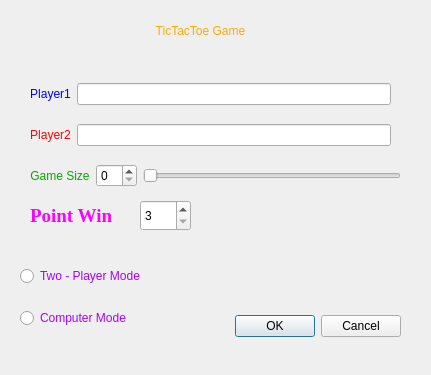
<?xml version="1.0" encoding="UTF-8"?>
<ui version="4.0">
 <class>GameConfiguration</class>
 <widget class="QDialog" name="GameConfiguration">
  <property name="geometry">
   <rect>
    <x>0</x>
    <y>0</y>
    <width>431</width>
    <height>375</height>
   </rect>
  </property>
  <property name="windowTitle">
   <string>Dialog</string>
  </property>
  <widget class="QDialogButtonBox" name="buttonBox">
   <property name="geometry">
    <rect>
     <x>60</x>
     <y>310</y>
     <width>341</width>
     <height>32</height>
    </rect>
   </property>
   <property name="orientation">
    <enum>Qt::Horizontal</enum>
   </property>
   <property name="standardButtons">
    <set>QDialogButtonBox::Cancel|QDialogButtonBox::Ok</set>
   </property>
  </widget>
  <widget class="QLabel" name="label">
   <property name="geometry">
    <rect>
     <x>100</x>
     <y>10</y>
     <width>201</width>
     <height>41</height>
    </rect>
   </property>
   <property name="styleSheet">
    <string notr="true">font: 700 14pt &quot;Times New Roman&quot;;
color: rgb(255, 170, 0);</string>
   </property>
   <property name="text">
    <string>TicTacToe Game</string>
   </property>
   <property name="alignment">
    <set>Qt::AlignCenter</set>
   </property>
  </widget>
  <widget class="QWidget" name="layoutWidget">
   <property name="geometry">
    <rect>
     <x>30</x>
     <y>70</y>
     <width>361</width>
     <height>91</height>
    </rect>
   </property>
   <layout class="QVBoxLayout" name="verticalLayout">
    <item>
     <layout class="QHBoxLayout" name="horizontalLayout_2">
      <item>
       <widget class="QLabel" name="label_2">
        <property name="styleSheet">
         <string notr="true">color: rgb(0, 0, 255);
font: 700 12pt &quot;Times New Roman&quot;;
</string>
        </property>
        <property name="text">
         <string>Player1</string>
        </property>
        <property name="alignment">
         <set>Qt::AlignCenter</set>
        </property>
       </widget>
      </item>
      <item>
       <widget class="QLineEdit" name="lineEdit_Player1"/>
      </item>
     </layout>
    </item>
    <item>
     <layout class="QHBoxLayout" name="horizontalLayout">
      <item>
       <widget class="QLabel" name="label_3">
        <property name="styleSheet">
         <string notr="true">font: 700 12pt &quot;Times New Roman&quot;;
color: rgb(255, 0, 0);
</string>
        </property>
        <property name="text">
         <string>Player2</string>
        </property>
        <property name="alignment">
         <set>Qt::AlignCenter</set>
        </property>
       </widget>
      </item>
      <item>
       <widget class="QLineEdit" name="lineEdit_Player2"/>
      </item>
     </layout>
    </item>
   </layout>
  </widget>
  <widget class="QWidget" name="layoutWidget">
   <property name="geometry">
    <rect>
     <x>30</x>
     <y>160</y>
     <width>371</width>
     <height>31</height>
    </rect>
   </property>
   <layout class="QHBoxLayout" name="horizontalLayout_3">
    <item>
     <widget class="QLabel" name="label_4">
      <property name="styleSheet">
       <string notr="true">font: 900 14pt &quot;Times New Roman&quot;;
color: rgb(0, 170, 0);</string>
      </property>
      <property name="text">
       <string>Game Size</string>
      </property>
      <property name="alignment">
       <set>Qt::AlignCenter</set>
      </property>
     </widget>
    </item>
    <item>
     <widget class="QSpinBox" name="spinBox"/>
    </item>
    <item>
     <widget class="QSlider" name="horizontalSlider">
      <property name="orientation">
       <enum>Qt::Horizontal</enum>
      </property>
     </widget>
    </item>
   </layout>
  </widget>
  <widget class="QWidget" name="layoutWidget">
   <property name="geometry">
    <rect>
     <x>20</x>
     <y>250</y>
     <width>201</width>
     <height>94</height>
    </rect>
   </property>
   <layout class="QVBoxLayout" name="verticalLayout_2">
    <item>
     <widget class="QRadioButton" name="radioButton_PlayerMode">
      <property name="styleSheet">
       <string notr="true">color: rgb(170, 0, 255);
font: 100 12pt &quot;Arial&quot;;</string>
      </property>
      <property name="text">
       <string>Two - Player Mode</string>
      </property>
     </widget>
    </item>
    <item>
     <widget class="QRadioButton" name="radioButton_AI_Mode">
      <property name="styleSheet">
       <string notr="true">color: rgb(170, 0, 255);
font: 100 12pt &quot;Arial&quot;;
</string>
      </property>
      <property name="text">
       <string>Computer Mode</string>
      </property>
     </widget>
    </item>
   </layout>
  </widget>
  <widget class="QLabel" name="label_5">
   <property name="geometry">
    <rect>
     <x>30</x>
     <y>200</y>
     <width>131</width>
     <height>31</height>
    </rect>
   </property>
   <property name="font">
    <font>
     <family>Times New Roman</family>
     <pointsize>14</pointsize>
     <bold>true</bold>
    </font>
   </property>
   <property name="styleSheet">
    <string notr="true">color: rgb(255, 0, 255);</string>
   </property>
   <property name="text">
    <string>Point Win</string>
   </property>
  </widget>
  <widget class="QSpinBox" name="spinBox_PointWin">
   <property name="geometry">
    <rect>
     <x>140</x>
     <y>200</y>
     <width>51</width>
     <height>31</height>
    </rect>
   </property>
   <property name="minimum">
    <number>3</number>
   </property>
   <property name="maximum">
    <number>10</number>
   </property>
  </widget>
 </widget>
 <resources/>
 <connections>
  <connection>
   <sender>buttonBox</sender>
   <signal>accepted()</signal>
   <receiver>GameConfiguration</receiver>
   <slot>accept()</slot>
   <hints>
    <hint type="sourcelabel">
     <x>278</x>
     <y>324</y>
    </hint>
    <hint type="destinationlabel">
     <x>157</x>
     <y>274</y>
    </hint>
   </hints>
  </connection>
  <connection>
   <sender>buttonBox</sender>
   <signal>rejected()</signal>
   <receiver>GameConfiguration</receiver>
   <slot>reject()</slot>
   <hints>
    <hint type="sourcelabel">
     <x>346</x>
     <y>330</y>
    </hint>
    <hint type="destinationlabel">
     <x>286</x>
     <y>274</y>
    </hint>
   </hints>
  </connection>
  <connection>
   <sender>lineEdit_Player1</sender>
   <signal>textChanged(QString)</signal>
   <receiver>GameConfiguration</receiver>
   <slot>updateOkButton()</slot>
   <hints>
    <hint type="sourcelabel">
     <x>176</x>
     <y>96</y>
    </hint>
    <hint type="destinationlabel">
     <x>100</x>
     <y>109</y>
    </hint>
   </hints>
  </connection>
  <connection>
   <sender>lineEdit_Player2</sender>
   <signal>textChanged(QString)</signal>
   <receiver>GameConfiguration</receiver>
   <slot>updateOkButton()</slot>
   <hints>
    <hint type="sourcelabel">
     <x>177</x>
     <y>143</y>
    </hint>
    <hint type="destinationlabel">
     <x>115</x>
     <y>159</y>
    </hint>
   </hints>
  </connection>
  <connection>
   <sender>spinBox</sender>
   <signal>valueChanged(int)</signal>
   <receiver>horizontalSlider</receiver>
   <slot>setValue(int)</slot>
   <hints>
    <hint type="sourcelabel">
     <x>164</x>
     <y>194</y>
    </hint>
    <hint type="destinationlabel">
     <x>320</x>
     <y>198</y>
    </hint>
   </hints>
  </connection>
  <connection>
   <sender>horizontalSlider</sender>
   <signal>valueChanged(int)</signal>
   <receiver>spinBox</receiver>
   <slot>setValue(int)</slot>
   <hints>
    <hint type="sourcelabel">
     <x>330</x>
     <y>200</y>
    </hint>
    <hint type="destinationlabel">
     <x>171</x>
     <y>203</y>
    </hint>
   </hints>
  </connection>
 </connections>
 <slots>
  <slot>updateOkButton()</slot>
 </slots>
</ui>
